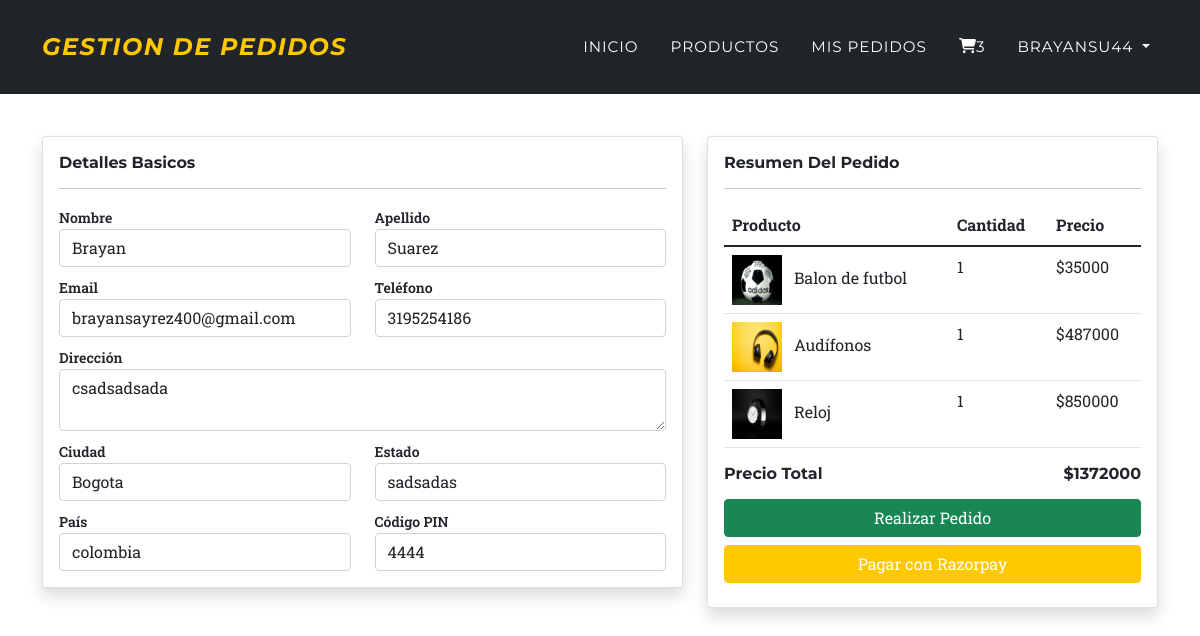
The app's page /pedidos (signed in) with its own data.
### tienda/models.py (models this page shows, shortened)
class Perfil(models.Model):
    user=models.ForeignKey(User, on_delete=models.CASCADE)
    telefono=models.CharField(max_length=50, null=False)
    direccion=models.TextField(null=False)
    ciudad=models.CharField(max_length=150, null=False)
    estado=models.CharField(max_length=150, null=False)
    pais=models.CharField(max_length=150, null=False)
    codigo_pin=models.CharField(max_length=150, null=False)
    created=models.DateTimeField(auto_now_add=True)
    updated=models.DateTimeField(auto_now=True)
    class Meta:
        verbose_name='perfil'
        verbose_name_plural='perfiles'

class Carro(models.Model):
    user=models.ForeignKey(User, on_delete=models.CASCADE)
    producto=models.ForeignKey(Producto, on_delete=models.CASCADE)
    producto_qty=models.IntegerField(null=False, blank=False)
    created=models.DateTimeField(auto_now_add=True)
    updated=models.DateTimeField(auto_now=True)
    class Meta:
        verbose_name='carro'
        verbose_name_plural='carritos'

class Producto(models.Model):
    nombre=models.CharField(max_length=50)
    descripcion=models.CharField(max_length=500)
    cantidad=models.IntegerField()
    categorias=models.ForeignKey(CategoriaProd, on_delete=models.CASCADE)
    imagen=models.ImageField(upload_to='tienda', null=True, blank=True)
    precio_original=models.IntegerField()
    precio_descuento=models.IntegerField()
    disponibilidad=models.BooleanField(default=True)
    tendencia=models.BooleanField(default=False)
    created=models.DateTimeField(auto_now_add=True)
    updated=models.DateTimeField(auto_now=True)
    class Meta:
        verbose_name='producto'
        verbose_name_plural='productos'

### pedidos/views.py (the view)
# urls.py: path('pedidos', include('pedidos.urls')),
def pedidos(request):
    if request.user.is_authenticated:
        longProductos=Carro.objects.filter(user_id=request.user.id)
        datosCarrito=Carro.objects.filter(user_id=request.user.id)
        for articulo in datosCarrito:
            if articulo.producto_qty > articulo.producto.cantidad:
                Carro.objects.delete(id=articulo.id)
        articulosDelCarrito=Carro.objects.filter(user_id=request.user.id)
        precioTotal=0
        for articulo in articulosDelCarrito:
            precioTotal=precioTotal+articulo.producto.precio_descuento * articulo.producto_qty
        perfilUsuario=Perfil.objects.filter(user=request.user).first()
        contexto={"articulos_del_carrito":articulosDelCarrito, "precio_total":precioTotal, "long_productos":len(longProductos), "perfil_usuario":perfilUsuario}
        return render(request, "pedidos/realizar_pedido.html", contexto)
    else:
        return redirect("Index")

### pedidos/templates/pedidos/realizar_pedido.html (shortened to what this page needs)
<!DOCTYPE html>
<html lang="en">
<head>
    {% load static %}
    <link href="{% static 'ProyectoWebApp/css/styles.css' %}" rel="stylesheet" />
    <link rel="stylesheet" href="//cdn.jsdelivr.net/npm/alertifyjs@1.13.1/build/css/alertify.min.css"/>
    <link rel="stylesheet" href="//cdn.jsdelivr.net/npm/alertifyjs@1.13.1/build/css/themes/default.min.css"/>
</head>
<body id="page-top">
    <nav class="navbar navbar-expand-lg navbar-dark fixed-top bg-dark" id="mainNav">
        <div class="container">
            <i class="navbar-brand">Gestion De Pedidos</i>
            <div class="collapse navbar-collapse" id="navbarResponsive">
                <ul class="navbar-nav text-uppercase ms-auto py-4 py-lg-0">
                    <li class="nav-item"><a class="nav-link" href="{% url 'Index' %}">Inicio</a></li>
                    <li class="nav-item"><a class="nav-link" href="{% url 'Productos' %}">Productos</a></li>
                    <li class="nav-item"><a class="nav-link" href="{% url 'Pedidos' %}">Mis Pedidos</a></li>
                    <li class="nav-item"><a class="nav-link" href="{% url 'Carro' %}"><i class="fas fa-shopping-cart"></i><span id="contadorCarrito">{{long_productos}}</span></a></li>
                    <li class="nav-item dropdown">
                        <a class="nav-link dropdown-toggle" href="#" role="button" data-bs-toggle="dropdown" aria-expanded="false">
                            {{user.username}}
                        </a>
                    </li>
                </ul>
            </div>
        </div>
    </nav>
    <br><br><br><br><br>
    <div class="container mt-3">
        <form action="{% url 'realizarPedido' %}" method="POST">
            <div class="row">
                <div class="col-md-7">
                    <div class="card shadow">
                        <div class="card-body">
                            <h6>Detalles Basicos</h6>
                            <hr>
                            <div class="row verificarForm">
                                <div class="col-md-6">
                                    <label>Nombre</label>
                                    <input type="text" class="form-control" name="nombre" value="{{request.user.first_name}}" placeholder="Ingrese Su Nombre" required>
                                </div>
                                <div class="col-md-6">
                                    <label>Apellido</label>
                                    <input type="text" class="form-control" name="apellido" value="{{request.user.last_name}}" placeholder="Ingrese Su Apellido" required>
                                </div>
                                <div class="col-md-6 mt-2">
                                    <label>Email</label>
                                    <input type="text" class="form-control" name="email" value="{{request.user.email}}" placeholder="Ingrese Su Correo Electronico" required>
                                </div>
                                <div class="col-md-6 mt-2">
                                    <label>Teléfono</label>
                                    <input type="text" class="form-control" name="telefono"  value="{{perfil_usuario.telefono}}" placeholder="Ingrese Su Numero De Teléfono" required>
                                </div>
                                <div class="col-md-12 mt-2">
                                    <label>Dirección</label>
                                    <textarea class="form-control" name="direccion" placeholder="Ingrese Su Dirección" required>{{perfil_usuario.direccion}}</textarea>
                                </div>
                                <div class="col-md-6 mt-2">
                                    <label>Ciudad</label>
                                    <input type="text" class="form-control" name="ciudad" value="{{perfil_usuario.ciudad}}" placeholder="Ingrese La Ciudad Donde Vive" required>
                                </div>
                                <div class="col-md-6 mt-2">
                                    <label>Estado</label>
                                    <input type="text" class="form-control" name="estado" value="{{perfil_usuario.estado}}" placeholder="Ingrese Su Estado" required>
                                </div>
                                <div class="col-md-6 mt-2">
                                    <label>País</label>
                                    <input type="text" class="form-control" name="pais" value="{{perfil_usuario.pais}}" placeholder="Ingrese El Páis Donde Vive" required>
                                </div>
                                <div class="col-md-6 mt-2">
                                    <label>Código PIN</label>
                                    <input type="text" class="form-control" name="codigo_pin" value="{{perfil_usuario.codigo_pin}}" placeholder="Ingrese Su Código PIN" required>
                                </div>
                            </div>
                        </div>
                    </div>
                </div>
                <div class="col-md-5">
                    <div class="card shadow">
                        <div class="card-body">
                            <h6>Resumen Del Pedido</h6>
                            <hr>
                            {% if articulos_del_carrito %}
                                <table class="table table-stripeds table-bordereds">
                                    <thead>
                                        <tr>
                                            <th>Producto</th>
                                            <th>Cantidad</th>
                                            <th>Precio</th>
                                        </tr>
                                    </thead>
                                    <tbody>
                                        {% for articulo in articulos_del_carrito %}
                                            <tr>
                                                <td>
                                                    <img src="{{articulo.producto.imagen.url}}" class="me-2" height="50px" width="50px">
                                                    {{articulo.producto.nombre}}
                                                </td>
                                                <td>{{articulo.producto_qty}}</td>
                                                <td>${{articulo.producto.precio_descuento}}</td>
                                            </tr>
                                        {% endfor %}
                                    </tbody>
                                </table>
                                <h6>Precio Total
                                    <span class="float-end">${{precio_total}}</span>
                                </h6>
                                <div class="mt-3">
                                    <button type="submit" class="btn btn-success w-100">Realizar Pedido</button>
                                    <button type="button" class="btn btn-primary payWithRazor w-100 mt-2">Pagar con Razorpay</button>
                                </div>
                            {% else %}
                                <h4>Su carrito esta vacío</h4>
                            {% endif %}
                        </div>
                    </div>
                </div>
            </div>
        </form>
    </div>
</body>
</html>

### records on screen
Perfil: telefono "3195254186", direccion "csadsadsada", ciudad "Bogota", estado "sadsadas", pais "colombia", codigo_pin "4444"
Carro: producto.imagen (picture), producto.nombre "Balon de futbol", producto_qty "1", producto.precio_descuento "35000"
Carro: producto.imagen (picture), producto.nombre "Audífonos", producto_qty "1", producto.precio_descuento "487000"
Carro: producto.imagen (picture), producto.nombre "Reloj", producto_qty "1", producto.precio_descuento "850000"

### other values on screen
{{ long_productos }} "3"
{{ user.username }} "BRAYANSU44"
{{ precio_total }} "1372000"
